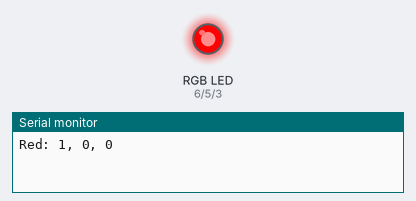
Bench run of a sketch on a simulated Arduino Uno, built with avr-gcc and run on an emulated ATmega328P. On the bench: an RGB LED mixed from three pins (HIGH = lit), the last lines printed to the serial monitor.

Above: at 0.2 s.
At 1.2 s:
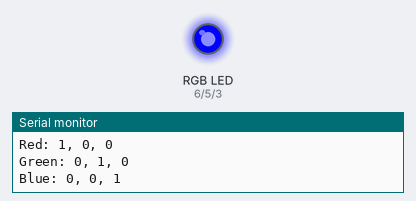
At 1.7 s:
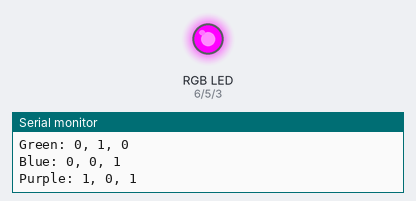
At 2.2 s:
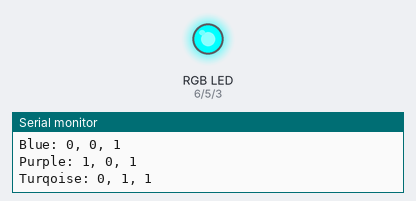
At 3.7 s:
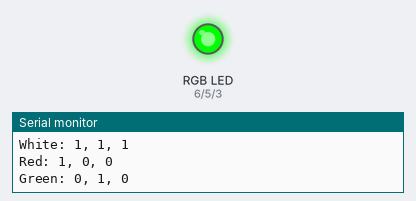
At 5.7 s:
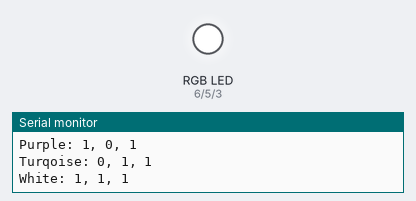
Timing chart, 0 to 6.9 s (numbered marks = the images above):
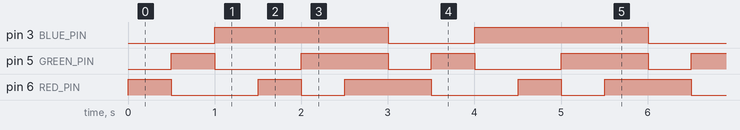

The sketch:

rgbLed.ino
```cpp
const int RED_PIN = 6; // pin for red part of RGB LED
const int GREEN_PIN = 5; // pin for green part of RGB LED
const int BLUE_PIN = 3; // pin for blue part of RGB LED
const int BAUD_RATE = 9600; // rate of serial
const boolean IS_COMMON_ANODE = false; // if RBG LED is common anode or common cathode
const int DELAY = 500; // delay in milliseconds between color switch

void setup() {
  // Set the pins to output
  pinMode(RED_PIN, OUTPUT);
  pinMode(GREEN_PIN, OUTPUT);
  pinMode(BLUE_PIN, OUTPUT);

  // Turn on Serial for printing
  Serial.begin(BAUD_RATE);
}

void loop() {

  // change to red
  Serial.print("Red: ");
  setRgbLedColor(HIGH, LOW, LOW);
  delay(DELAY);

  // change to green
  Serial.print("Green: ");
  setRgbLedColor(LOW, HIGH, LOW);
  delay(DELAY);

  // change to blue
  Serial.print("Blue: ");
  setRgbLedColor(LOW, LOW, HIGH);
  delay(DELAY);

  // change to purple
  Serial.print("Purple: ");
  setRgbLedColor(HIGH, LOW, HIGH);
  delay(DELAY);

  // change to turqoise
  Serial.print("Turqoise: ");
  setRgbLedColor(LOW, HIGH, HIGH);
  delay(DELAY);

  // change to white
  Serial.print("White: ");
  setRgbLedColor(HIGH, HIGH, HIGH);
  delay(DELAY);
}


/**
 * setRgbLedColor has parameters red, green, and blue,
 * which signify a value (HIGH or LOW) to give the red, green
 * and blue componenents of the RGB LED.
 */
void setRgbLedColor(int red, int green, int blue)
{
  // If a common anode reverse values
  if(IS_COMMON_ANODE == true){
    red = !red;
    green = !green;
    blue = !blue;
  }

  Serial.print(red);
  Serial.print(", ");
  Serial.print(green);
  Serial.print(", ");
  Serial.println(blue);

  digitalWrite(RED_PIN, red);
  digitalWrite(GREEN_PIN, green);
  digitalWrite(BLUE_PIN, blue);
}
```

Blinker.cpp
```cpp
#include "Blinker.h"

/**
* This Blinker constructor takes parameters pin and blinkInterval,
* pin specifies the output pin, and blinkInterval specifies the time
* in between each blink of the LED
*/
Blinker::Blinker(const int pin, const unsigned long blinkInterval) :
  _pin(pin), _interval(blinkInterval) // initialize const like this in C++
{
  _state = LOW;
  _prevTime = 0;
  pinMode(_pin, OUTPUT);
}

/**
* Calculates whether to toggle output state based on the set interval
* Call this function once per loop()
*/
void Blinker::update() {
  unsigned long currentTime = millis();

  if (currentTime - _prevTime >= _interval) {
    _prevTime = currentTime;
    _state = !_state;
    digitalWrite(_pin, _state);
  }
}
```

Blinker.h
```cpp
/**
 * This class toggles output between HIGH and LOW for a given pin
 * based on the provided "blink" interval
 *
 * Usage:
 *  Blinker _ledBlinker(3, 200); // blinks Pin 3 on/off every 200 ms
 *
 *  loop(){
 *    _ledBlinker.update();
 *  }
 */

#include <Arduino.h>

class Blinker{

  private:
    const int _pin;                 // output pin
    const unsigned long _interval;  // blink interval in ms

    int _state;                     // current state (either HIGH OR LOW)
    unsigned long _prevTime;        // last state toggle in ms

  public:
    Blinker(const int pin, const unsigned long blinkInterval);
    void update();
};
```

Measured:
- by itself, pin 3 (BLUE_PIN): alternates HIGH for 2.0 s and LOW for 1.0 s
- by itself, pin 5 (GREEN_PIN): repeats every 3.0 s: LOW 1.0 s, HIGH 1.0 s, LOW 0.50 s, HIGH 0.50 s
- by itself, pin 6 (RED_PIN): repeats every 3.0 s: LOW 1.0 s, HIGH 0.50 s, LOW 0.50 s, HIGH 1.0 s
